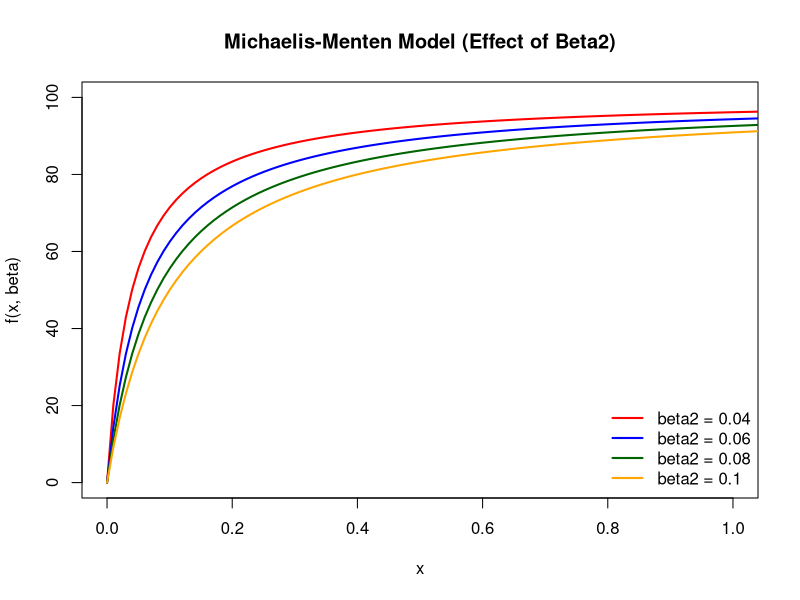
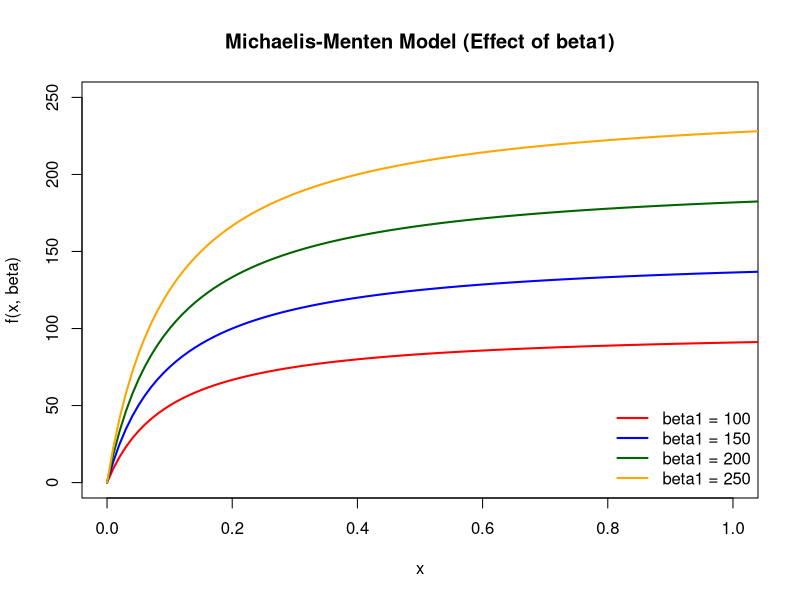
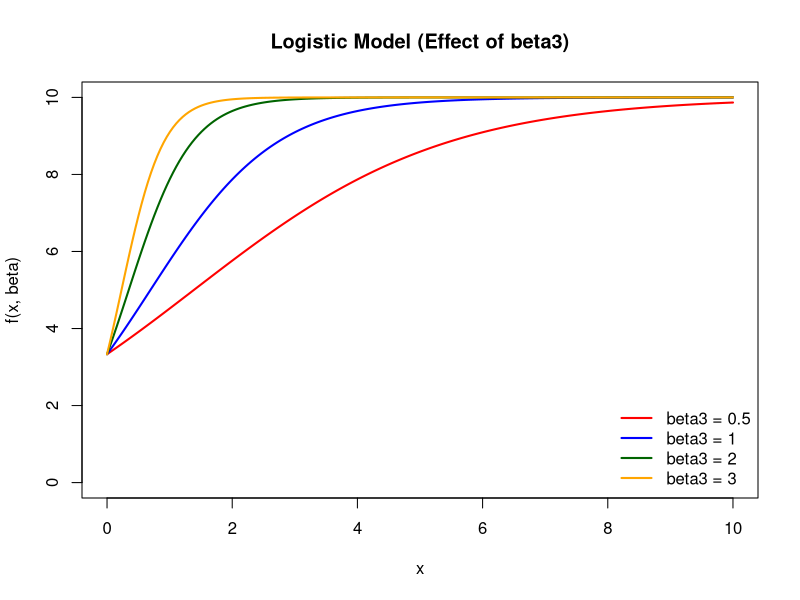
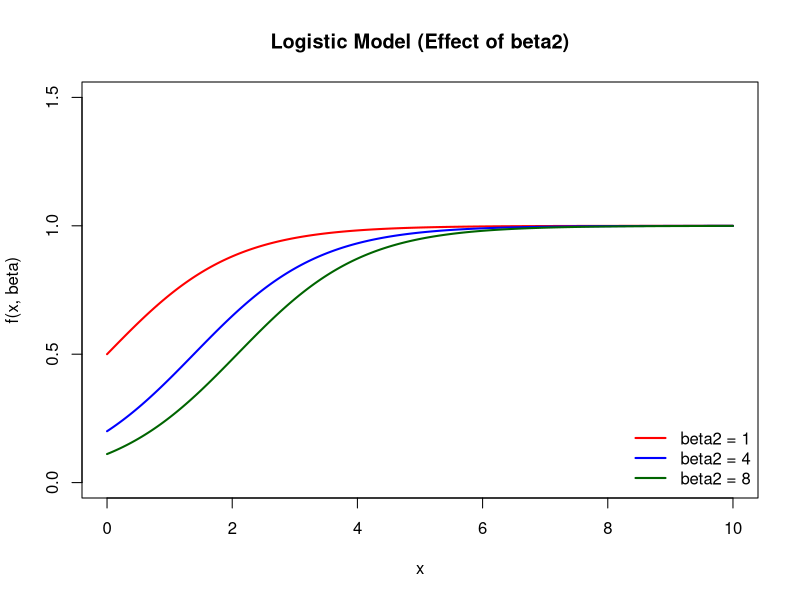
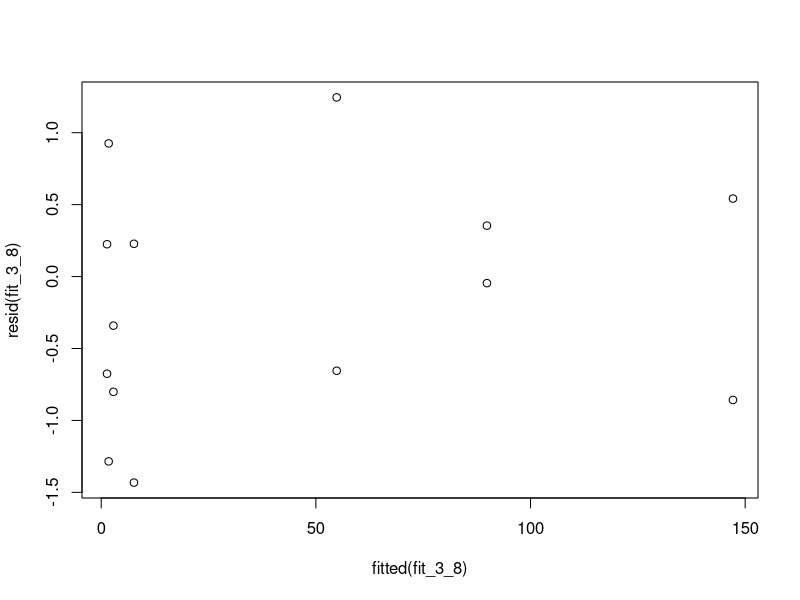
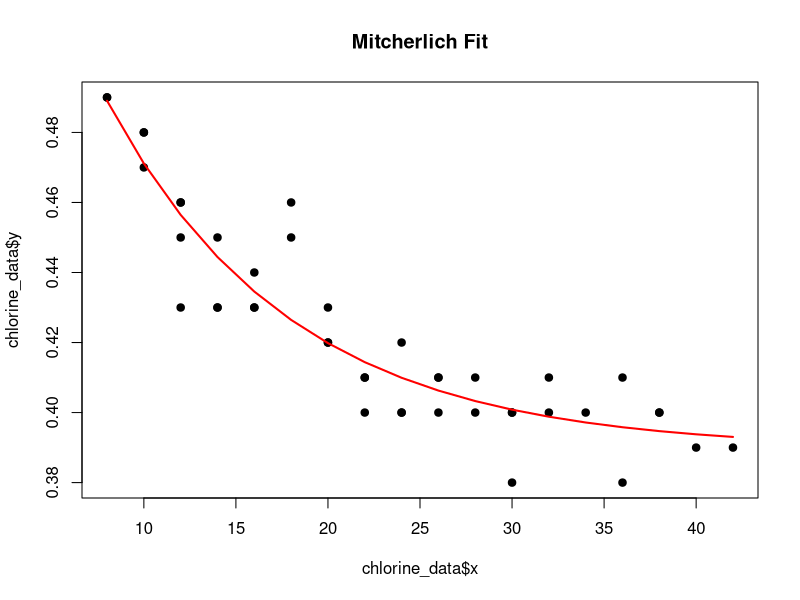
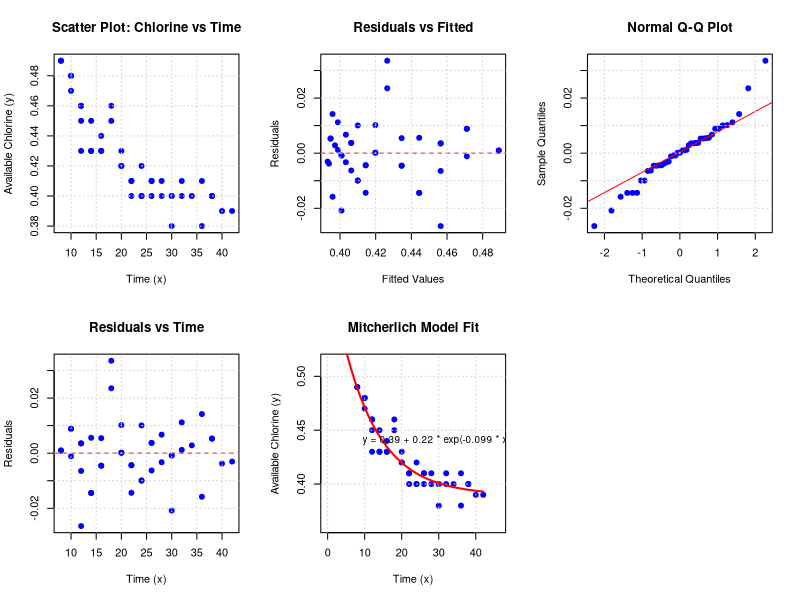
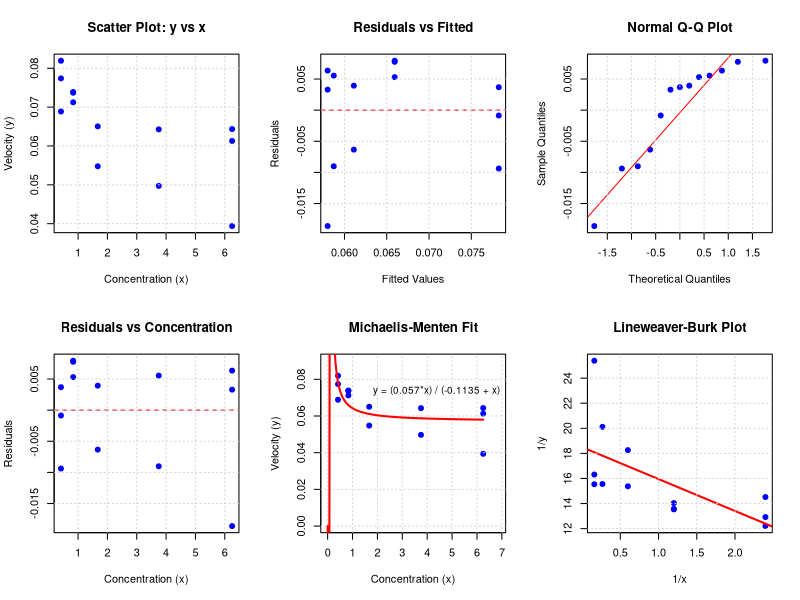

Write the R code that produced these figures, in order.
## ---- chunk 1
knitr::opts_chunk$set(echo = TRUE)
## ---- chunk 2
library(MASS)
## ---- chunk 3
# Define the response function based on Eq 3.12
f <- function(x, b1, b2) {
  (b1 * x) / (b2 + x)
}

# Values for x and parameters
x <- seq(0, 2, length.out = 200) # Choosing a range to show saturation
b1 <- 100
b2_values <- c(0.04, 0.06, 0.08, 0.10)
colors <- c("red", "blue", "darkgreen", "orange")

# Create plot
plot(NULL, xlim = c(0, 1), ylim = c(0, 100), 
     xlab = "x", ylab = "f(x, beta)", 
     main = "Michaelis-Menten Model (Effect of Beta2)")

# Add lines for each beta2
for(i in 1:4) {
  lines(x, f(x, b1, b2_values[i]), col = colors[i], lwd = 2)
}

# Add legend
legend("bottomright", legend = paste("beta2 =", b2_values), 
       col = colors, lwd = 2, bty = "n")

## ---- chunk 4
# Define the response function based on Eq 3.12
f <- function(x, b1, b2) {
  (b1 * x) / (b2 + x)
}

# Values for x and parameters
x <- seq(0, 2, length.out = 200) # Choosing a range to show saturation
b1_values <- c(100, 150, 200, 250)
b2 <- 0.10
colors <- c("red", "blue", "darkgreen", "orange")

# Create plot
plot(NULL, xlim = c(0, 1), ylim = c(0, 250), 
     xlab = "x", ylab = "f(x, beta)", 
     main = "Michaelis-Menten Model (Effect of beta1)")

# Add lines for each beta2
for(i in 1:4) {
  lines(x, f(x, b1_values[i], b2), col = colors[i], lwd = 2)
}

# Add legend
legend("bottomright", legend = paste("beta1 =", b1_values), 
       col = colors, lwd = 2, bty = "n")
## ---- chunk 5
# expected value
f <- function(x, b1, b2, b3) {
  b1/(1+b2*exp(-b3*x))
}

# Values for x and parameters
x <- seq(0, 10, length.out = 200) # Choosing a range to show saturation
b1 <- 10
b2 <- 2
b3_values <- c(0.5, 1, 2, 3)
colors <- c("red", "blue", "darkgreen", "orange")

# Create plot
plot(NULL, xlim = c(0, 10), ylim = c(0, 10), 
     xlab = "x", ylab = "f(x, beta)", 
     main = "Logistic Model (Effect of beta3)")

# Add lines for each beta2
for(i in 1:4) {
  lines(x, f(x, b1, b2, b3_values[i]), col = colors[i], lwd = 2)
}

# Add legend
legend("bottomright", legend = paste("beta3 =", b3_values), 
       col = colors, lwd = 2, bty = "n")
## ---- chunk 6
# expected value
f <- function(x, b1, b2, b3) {
  b1/(1+b2*exp(-b3*x))
}

# Values for x and parameters
x <- seq(0, 10, length.out = 200) # Choosing a range to show saturation
b1 <- 1
b2_values <- c(1, 4, 8)
b3 <- 1
colors <- c("red", "blue", "darkgreen")

# Create plot
plot(NULL, xlim = c(0, 10), ylim = c(0, 1.5), 
     xlab = "x", ylab = "f(x, beta)", 
     main = "Logistic Model (Effect of beta2)")

# Add lines for each beta2
for(i in 1:3) {
  lines(x, f(x, b1, b2_values[i], b3), col = colors[i], lwd = 2)
}

# Add legend
legend("bottomright", legend = paste("beta2 =", b2_values), 
       col = colors, lwd = 2, bty = "n")
## ---- chunk 7
# Input the pooled data
x_vals <- c(0.5, 0.5, 1, 1, 2, 2, 4, 4, 8, 8, 9, 9, 10, 10)
y_vals <- c(0.68, 1.58, 0.45, 2.66, 2.50, 2.04, 6.19, 7.85, 56.1, 54.2, 89.8, 90.2, 147.7, 146.3)

# (a) Find starting values using log-linear regression
# log(y) = log(b1) + b2 * x
start_mod <- lm(log(y_vals) ~ x_vals)
start_b1 <- exp(coef(start_mod)[1])
start_b2 <- coef(start_mod)[2]
start_b1
start_b2
## ---- chunk 8
# (b) Fit the nonlinear model using nls()
fit_3_8 <- nls(y_vals ~ b1 * exp(b2 * x_vals), 
               start = list(b1 = start_b1, b2 = start_b2))

## ---- chunk 9
# Display results for (c), (d), and (e)
summary(fit_3_8)
## ---- chunk 10
plot(resid(fit_3_8) ~ fitted(fit_3_8))
## ---- chunk 11
# 1. Input the data with a unique name to avoid the 'closure' error
chlorine_data <- data.frame(
  x = c(8,8, 10,10,10,10, 12,12,12,12, 14,14,14, 16,16,16, 18,18, 20,20,20, 
        22,22,22, 24,24,24, 26,26,26, 28,28, 30,30,30, 32,32, 34, 36,36, 38,38, 40, 42),
  y = c(0.49,0.49, 0.48,0.47,0.48,0.77, 0.46,0.46,0.45,0.43, 0.45,0.43,0.43, 
        0.44,0.43,0.43, 0.46,0.45, 0.42,0.42,0.43, 0.41,0.41,0.40, 0.42,0.40,0.40, 
        0.41,0.40,0.41, 0.41,0.40, 0.40,0.40,0.38, 0.41,0.40, 0.40, 0.41,0.38, 0.40,0.40, 0.39, 0.39)
)

# 2. (Optional but recommended) Remove the 0.77 outlier
chlorine_data <- chlorine_data[chlorine_data$y < 0.70, ]

# 3. Fit the Mitcherlich model
# Model: y = b0 + b1 * exp(b2 * x)
mitch_model <- nls(y ~ b0 + b1 * exp(b2 * x), 
                   data = chlorine_data, 
                   start = list(b0 = 0.39, b1 = 0.1, b2 = -0.05))

# --- Answers for your homework ---

# (b) Summary of parameters
summary(mitch_model)

# (d) 95% Confidence Intervals (Wald Method)
confint.default(mitch_model)

# (e) Estimate of sigma^2 (MSE)
sigma_sq <- sum(resid(mitch_model)^2) / df.residual(mitch_model)
cat("The estimate for sigma^2 is:", sigma_sq, "\n")

# Visualization
plot(chlorine_data$x, chlorine_data$y, pch=19, main="Mitcherlich Fit")
lines(chlorine_data$x, predict(mitch_model), col="red", lwd=2)
## ---- chunk 12
# ============================================
# 3.11 Mitcherlich Model - Base R Solution
# ============================================

# ------------------------------
# (1) Enter data (with replicates)
# ------------------------------
x <- c(rep(8,2), rep(10,4), rep(12,4), rep(14,3), rep(16,3), rep(18,2),
       rep(20,3), rep(22,3), rep(24,3), rep(26,3), rep(28,2), rep(30,3),
       rep(32,2), 34, rep(36,2), rep(38,2), 40, 42)

y <- c(0.49,0.49, 0.48,0.47,0.48,0.77, 0.46,0.46,0.45,0.43, 0.45,0.43,0.43,
       0.44,0.43,0.43, 0.46,0.45, 0.42,0.42,0.43, 0.41,0.41,0.40, 0.42,0.40,0.40,
       0.41,0.40,0.41, 0.41,0.40, 0.40,0.40,0.38, 0.41,0.40, 0.40, 0.41,0.38,
       0.40,0.40, 0.39, 0.39)

# Remove the obvious outlier (0.77 at x=10)
outlier_idx <- which(y == 0.77)
if (length(outlier_idx) > 0) {
  cat("Removing outlier: y =", y[outlier_idx], "at x =", x[outlier_idx], "\n")
  x <- x[-outlier_idx]
  y <- y[-outlier_idx]
}

data <- data.frame(y = y, x = x)
n <- length(y)

# ------------------------------
# (a) Scatter diagram
# ------------------------------
par(mfrow = c(2, 3))  # 2x3 plot layout

plot(x, y, pch = 19, col = "blue", 
     main = "Scatter Plot: Chlorine vs Time",
     xlab = "Time (x)", 
     ylab = "Available Chlorine (y)")
grid()

# ------------------------------
# (b) Fit Mitcherlich model
# ------------------------------
# Mitcherlich model: y = theta1 + theta2 * exp(theta3 * x)
# theta1 = asymptote (long-term value)
# theta2 = range from asymptote at x=0 (negative since decreasing)
# theta3 = decay rate (negative)

# Get starting values from data
theta1_start <- min(y) * 0.95  # asymptote slightly below min observed
theta2_start <- (max(y) - theta1_start) * 1.1  # initial drop
theta3_start <- -0.1  # reasonable decay rate

cat("Starting values:\n")
cat("theta1 (asymptote) =", theta1_start, "\n")
cat("theta2 (range) =", theta2_start, "\n") 
cat("theta3 (decay rate) =", theta3_start, "\n\n")

# Fit nonlinear model
fit_nls <- nls(y ~ theta1 + theta2 * exp(theta3 * x),
               start = list(theta1 = theta1_start, 
                           theta2 = theta2_start, 
                           theta3 = theta3_start),
               data = data,
               control = nls.control(maxiter = 100, warnOnly = TRUE))

cat("=== Mitcherlich Model Fit ===\n")
print(summary(fit_nls))

# Extract parameters
params <- coef(fit_nls)
theta1_est <- params["theta1"]
theta2_est <- params["theta2"]
theta3_est <- params["theta3"]

# ------------------------------
# (c) Test for significance of regression
# ------------------------------
# Calculate F-test for nonlinear regression
y_pred <- predict(fit_nls)
resid <- residuals(fit_nls)

SSE <- sum(resid^2)
SST <- sum((y - mean(y))^2)
SSR <- SST - SSE
p <- 3  # number of parameters

F_stat <- (SSR/(p - 1)) / (SSE/(n - p))
p_value_F <- pf(F_stat, p - 1, n - p, lower.tail = FALSE)

cat("\n=== Significance of Regression (F-test) ===\n")
cat("SST =", SST, "\n")
cat("SSR =", SSR, "\n")
cat("SSE =", SSE, "\n")
cat("F-statistic =", F_stat, "\n")
cat("p-value =", p_value_F, "\n")

if (p_value_F < 0.05) {
  cat("Conclusion: Regression is SIGNIFICANT (p < 0.05)\n")
} else {
  cat("Conclusion: Regression is NOT significant (p >= 0.05)\n")
}

# ------------------------------
# (d) 95% Confidence intervals for parameters
# ------------------------------
se <- summary(fit_nls)$coefficients[, "Std. Error"]
t_val <- qt(0.975, df = n - p)

ci_theta1 <- theta1_est + c(-1, 1) * t_val * se["theta1"]
ci_theta2 <- theta2_est + c(-1, 1) * t_val * se["theta2"]
ci_theta3 <- theta3_est + c(-1, 1) * t_val * se["theta3"]

cat("\n=== 95% Confidence Intervals ===\n")
cat("theta1 (asymptote): [", ci_theta1[1], ", ", ci_theta1[2], "]\n", sep = "")
cat("theta2 (range):     [", ci_theta2[1], ", ", ci_theta2[2], "]\n", sep = "")
cat("theta3 (decay):     [", ci_theta3[1], ", ", ci_theta3[2], "]\n", sep = "")

# Check if intervals include zero
cat("\nParameters significantly different from zero?\n")
cat("theta1:", ifelse(ci_theta1[1] > 0 | ci_theta1[2] < 0, "YES", "NO"), 
    "(CI doesn't include 0)\n")
cat("theta2:", ifelse(ci_theta2[1] > 0 | ci_theta2[2] < 0, "YES", "NO"), 
    "(CI doesn't include 0)\n")
cat("theta3:", ifelse(ci_theta3[1] > 0 | ci_theta3[2] < 0, "YES", "NO"), 
    "(CI doesn't include 0)\n")

# ------------------------------
# (e) Estimate of sigma^2
# ------------------------------
sigma2_hat <- SSE/(n - p)
cat("\n=== Estimate of sigma^2 ===\n")
cat("sigma^2 = SSE/(n-p) =", SSE, "/", n-p, "=", sigma2_hat, "\n")
cat("sigma =", sqrt(sigma2_hat), "\n")

# ------------------------------
# Additional diagnostics
# ------------------------------
# (1) Residuals vs Fitted
plot(y_pred, resid, pch = 19, col = "blue",
     main = "Residuals vs Fitted",
     xlab = "Fitted Values", ylab = "Residuals")
abline(h = 0, col = "red", lty = 2)
grid()

# (2) Normal Q-Q plot
qqnorm(resid, main = "Normal Q-Q Plot", pch = 19, col = "blue")
qqline(resid, col = "red")
grid()

# (3) Shapiro-Wilk test for normality
shapiro_test <- shapiro.test(resid)
cat("\n=== Shapiro-Wilk Normality Test ===\n")
cat("W =", shapiro_test$statistic, "p-value =", shapiro_test$p.value, "\n")
if (shapiro_test$p.value < 0.05) {
  cat("Conclusion: Residuals are NOT normally distributed\n")
} else {
  cat("Conclusion: Residuals are normally distributed\n")
}

# (4) Residuals vs Predictor
plot(x, resid, pch = 19, col = "blue",
     main = "Residuals vs Time",
     xlab = "Time (x)", ylab = "Residuals")
abline(h = 0, col = "red", lty = 2)
grid()

# ------------------------------
# (5) Fitted curve plot
# ------------------------------
plot(x, y, pch = 19, col = "blue", 
     main = "Mitcherlich Model Fit",
     xlab = "Time (x)", 
     ylab = "Available Chlorine (y)",
     xlim = c(0, max(x)*1.1),
     ylim = c(min(y)*0.95, max(y)*1.05))
grid()

# Add fitted curve
x_seq <- seq(0, max(x), length = 100)
y_fit_seq <- theta1_est + theta2_est * exp(theta3_est * x_seq)
lines(x_seq, y_fit_seq, col = "red", lwd = 2)

# Add equation text
text(0.7*max(x), 0.9*max(y), 
     paste("y = ", round(theta1_est, 3), " + ", 
           round(theta2_est, 3), " * exp(", 
           round(theta3_est, 3), " * x)", sep = ""), 
     cex = 0.9)

# ------------------------------
# (6) Lack-of-fit test (using replicates)
# ------------------------------
# Check for replicates
x_unique <- unique(x)
n_unique <- length(x_unique)

if (n_unique < n) {
  # Calculate pure error SS
  SS_pe <- 0
  for (xi in x_unique) {
    yi <- y[x == xi]
    SS_pe <- SS_pe + sum((yi - mean(yi))^2)
  }
  
  df_pe <- n - n_unique
  df_lof <- n_unique - p  # p parameters
  
  SS_lof <- SSE - SS_pe
  
  if (df_lof > 0 && df_pe > 0) {
    MS_pe <- SS_pe / df_pe
    MS_lof <- SS_lof / df_lof
    F_lof <- MS_lof / MS_pe
    p_lof <- pf(F_lof, df_lof, df_pe, lower.tail = FALSE)
    
    cat("\n=== Lack-of-Fit Test ===\n")
    cat("Pure Error SS:", SS_pe, "df:", df_pe, "\n")
    cat("Lack-of-Fit SS:", SS_lof, "df:", df_lof, "\n")
    cat("F-statistic:", F_lof, "\n")
    cat("p-value:", p_lof, "\n")
    
    if (p_lof < 0.05) {
      cat("Conclusion: Significant lack-of-fit exists\n")
    } else {
      cat("Conclusion: No significant lack-of-fit\n")
    }
  } else {
    cat("\nNote: Not enough df for lack-of-fit test\n")
  }
} else {
  cat("\nNote: No replicates for lack-of-fit test\n")
}

# ------------------------------
# (7) Summary statistics
# ------------------------------
R_sq <- 1 - SSE/SST
adj_R_sq <- 1 - (SSE/(n - p)) / (SST/(n - 1))

cat("\n=== Summary Statistics ===\n")
cat("Number of observations: n =", n, "\n")
cat("R-squared:", R_sq, "\n")
cat("Adjusted R-squared:", adj_R_sq, "\n")
cat("Root Mean Square Error (RMSE):", sqrt(sigma2_hat), "\n")

# ------------------------------
# (8) Final parameter interpretation
# ------------------------------
cat("\n=== Parameter Interpretation ===\n")
cat("theta1 (asymptote) =", round(theta1_est, 4), 
    "-> Long-term chlorine level approaches", round(theta1_est, 4), "\n")
cat("theta2 (range) =", round(theta2_est, 4), 
    "-> Initial chlorine is", round(theta1_est + theta2_est, 4), 
    "at time 0\n")
cat("theta3 (decay rate) =", round(theta3_est, 4), 
    "-> Negative value indicates decay\n")

# Half-life approximation (time for effect to reduce by half)
# For exponential decay: t_half = ln(0.5)/theta3
if (theta3_est < 0) {
  t_half <- log(0.5)/theta3_est
  cat("Approximate half-life of decay:", round(t_half, 2), "time units\n")
}

# ------------------------------
# Reset plot layout
# ------------------------------
par(mfrow = c(1, 1))
## ---- chunk 13
# ============================================
# 3.16 Michaelis-Menten Model - Base R Solution
# ============================================

# ------------------------------
# (1) Enter data
# ------------------------------
y <- c(0.0773895, 0.0688714, 0.0819351, 0.0737034, 0.0738753, 
       0.0712396, 0.0650420, 0.0547667, 0.0497128, 0.0642727,
       0.0613005, 0.0643576, 0.0393892)
x <- c(0.417, 0.417, 0.417, 0.833, 0.833, 0.833, 1.670, 1.670, 
       3.750, 3.750, 6.250, 6.250, 6.250)

data <- data.frame(y = y, x = x)
n <- length(y)

# ------------------------------
# (2) Scatter plot (a)
# ------------------------------
par(mfrow = c(2, 3))  # Set up 2x3 plot layout

# Scatter plot
plot(x, y, pch = 19, col = "blue", 
     main = "Scatter Plot: y vs x",
     xlab = "Concentration (x)", 
     ylab = "Velocity (y)")
grid()

# ------------------------------
# (3) Fit Michaelis-Menten model (b)
# ------------------------------
# Michaelis-Menten: y = (Vmax * x) / (Km + x)

# Get starting values
Vmax_start <- max(y) * 1.1
Km_start <- median(x)
cat("Starting values: Vmax =", Vmax_start, "Km =", Km_start, "\n\n")

# Fit nonlinear model
fit_nls <- nls(y ~ (Vmax * x) / (Km + x), 
               start = list(Vmax = Vmax_start, Km = Km_start),
               data = data)

cat("=== Michaelis-Menten Model Fit ===\n")
print(summary(fit_nls))

# Extract parameters
params <- coef(fit_nls)
Vmax_est <- params["Vmax"]
Km_est <- params["Km"]

# ------------------------------
# (4) Confidence intervals
# ------------------------------
se <- summary(fit_nls)$coefficients[, "Std. Error"]
t_val <- qt(0.975, df = n - 2)  # 2 parameters

ci_Vmax <- Vmax_est + c(-1, 1) * t_val * se["Vmax"]
ci_Km <- Km_est + c(-1, 1) * t_val * se["Km"]

cat("\n=== 95% Confidence Intervals ===\n")
cat("Vmax: [", ci_Vmax[1], ", ", ci_Vmax[2], "]\n", sep = "")
cat("Km:   [", ci_Km[1], ", ", ci_Km[2], "]\n", sep = "")

# Check if CIs include zero
cat("\nParameters different from zero?\n")
cat("Vmax:", ifelse(ci_Vmax[1] > 0, "YES (CI > 0)", "NO"), "\n")
cat("Km:  ", ifelse(ci_Km[1] > 0, "YES (CI > 0)", "NO"), "\n")

# ------------------------------
# (5) Model adequacy - Residual analysis
# ------------------------------
# Get predictions and residuals
y_pred <- predict(fit_nls)
resid <- residuals(fit_nls)

# (a) Residuals vs Fitted
plot(y_pred, resid, pch = 19, col = "blue",
     main = "Residuals vs Fitted",
     xlab = "Fitted Values", ylab = "Residuals")
abline(h = 0, col = "red", lty = 2)
grid()

# (b) Normal Q-Q plot
qqnorm(resid, main = "Normal Q-Q Plot", pch = 19, col = "blue")
qqline(resid, col = "red")
grid()

# (c) Shapiro-Wilk test
shapiro_test <- shapiro.test(resid)
cat("\n=== Shapiro-Wilk Normality Test ===\n")
cat("W =", shapiro_test$statistic, "p-value =", shapiro_test$p.value, "\n")

# (d) Residuals vs Predictor
plot(x, resid, pch = 19, col = "blue",
     main = "Residuals vs Concentration",
     xlab = "Concentration (x)", ylab = "Residuals")
abline(h = 0, col = "red", lty = 2)
grid()

# ------------------------------
# (6) Goodness of fit
# ------------------------------
SSE <- sum(resid^2)
SST <- sum((y - mean(y))^2)
R_sq <- 1 - SSE/SST
sigma2_hat <- SSE/(n - 2)

cat("\n=== Goodness of Fit ===\n")
cat("SSE:", SSE, "\n")
cat("SST:", SST, "\n")
cat("R-squared:", R_sq, "\n")
cat("sigma^2 estimate:", sigma2_hat, "\n")
cat("RMSE:", sqrt(sigma2_hat), "\n")

# ------------------------------
# (7) Fitted curve plot
# ------------------------------
# Plot data
plot(x, y, pch = 19, col = "blue", 
     main = "Michaelis-Menten Fit",
     xlab = "Concentration (x)", 
     ylab = "Velocity (y)",
     xlim = c(0, max(x)*1.1),
     ylim = c(0, max(y)*1.1))
grid()

# Add fitted curve
x_seq <- seq(0, max(x), length = 100)
y_fit_seq <- (Vmax_est * x_seq) / (Km_est + x_seq)
lines(x_seq, y_fit_seq, col = "red", lwd = 2)

# Add equation text
text(0.7*max(x), 0.9*max(y), 
     paste("y = (", round(Vmax_est, 4), "*x) / (", 
           round(Km_est, 4), " + x)", sep = ""), 
     cex = 0.9)

# ------------------------------
# (8) Lack-of-fit test (using replicates)
# ------------------------------
# Check for replicates
x_unique <- unique(x)
n_unique <- length(x_unique)

if (n_unique < n) {
  # Calculate pure error SS
  SS_pe <- 0
  for (xi in x_unique) {
    yi <- y[x == xi]
    SS_pe <- SS_pe + sum((yi - mean(yi))^2)
  }
  
  df_pe <- n - n_unique
  df_lof <- n_unique - 2  # 2 parameters
  
  SS_lof <- SSE - SS_pe
  
  if (df_lof > 0 && df_pe > 0) {
    MS_pe <- SS_pe / df_pe
    MS_lof <- SS_lof / df_lof
    F_lof <- MS_lof / MS_pe
    p_lof <- pf(F_lof, df_lof, df_pe, lower.tail = FALSE)
    
    cat("\n=== Lack-of-Fit Test ===\n")
    cat("Pure Error SS:", SS_pe, "df:", df_pe, "\n")
    cat("Lack-of-Fit SS:", SS_lof, "df:", df_lof, "\n")
    cat("F-statistic:", F_lof, "\n")
    cat("p-value:", p_lof, "\n")
    
    if (p_lof < 0.05) {
      cat("Conclusion: Significant lack-of-fit exists\n")
    } else {
      cat("Conclusion: No significant lack-of-fit\n")
    }
  }
} else {
  cat("\nNote: No replicates for lack-of-fit test\n")
}

# ------------------------------
# (9) Compare with Lineweaver-Burk linearization
# ------------------------------
inv_y <- 1/y
inv_x <- 1/x

# Fit linear model
fit_lm <- lm(inv_y ~ inv_x)
cat("\n=== Lineweaver-Burk Linearized Model ===\n")
print(summary(fit_lm))

# Extract parameters from linear fit
intercept <- coef(fit_lm)[1]
slope <- coef(fit_lm)[2]

Vmax_lb <- 1/intercept
Km_lb <- slope/intercept

cat("\nParameters from Lineweaver-Burk:\n")
cat("Vmax =", Vmax_lb, "\n")
cat("Km =", Km_lb, "\n")

# Plot Lineweaver-Burk
plot(inv_x, inv_y, pch = 19, col = "blue",
     main = "Lineweaver-Burk Plot",
     xlab = "1/x", ylab = "1/y")
abline(fit_lm, col = "red", lwd = 2)
grid()

# ------------------------------
# (10) Overall model assessment
# ------------------------------
cat("\n=== MODEL ADEQUACY SUMMARY ===\n")
cat("1. Parameters: Vmax =", round(Vmax_est, 5), 
    "Km =", round(Km_est, 5), "\n")
cat("2. R-squared:", round(R_sq, 4), "\n")
cat("3. Residual normality (Shapiro-Wilk): p =", 
    round(shapiro_test$p.value, 4), "\n")
cat("4. Residual plots: Check for patterns\n")

if (exists("p_lof")) {
  cat("5. Lack-of-fit: p =", round(p_lof, 4), "\n")
}

# Check for issues
issues <- 0
if (shapiro_test$p.value < 0.05) {
  cat("WARNING: Residuals may not be normally distributed\n")
  issues <- issues + 1
}

if (R_sq < 0.7) {
  cat("WARNING: R-squared is relatively low\n")
  issues <- issues + 1
}

if (exists("p_lof") && p_lof < 0.05) {
  cat("WARNING: Significant lack-of-fit detected\n")
  issues <- issues + 1
}

if (issues == 0) {
  cat("\nCONCLUSION: Michaelis-Menten model appears adequate.\n")
} else {
  cat("\nCONCLUSION: Model has", issues, "potential issue(s).\n")
}

# Reset plot layout
par(mfrow = c(1, 1))
